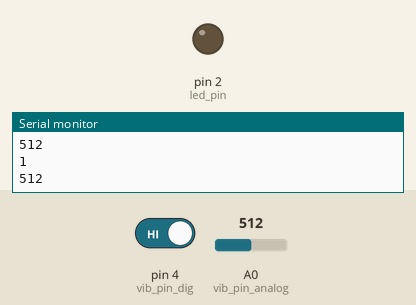
The sketch below on a simulated Arduino Uno, built with avr-gcc and run on an emulated ATmega328P. On the bench: output pins drawn as LEDs (lit = HIGH), the last lines printed to the serial monitor. Inputs (shaded band) come from the test bench; at power-on: pin 4 (vib_pin_dig) HIGH, A0 (vib_pin_analog) = 512.

Above: at 1.2 s.
1.3 s: pin 4 (vib_pin_dig) driven LOW
At 2.1 s:
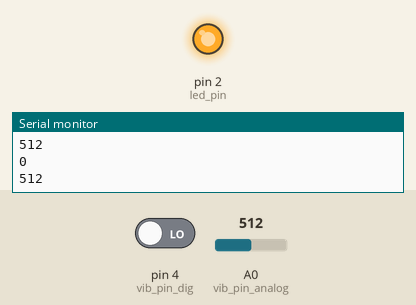
4.3 s: pin 4 (vib_pin_dig) driven HIGH
At 5.1 s:
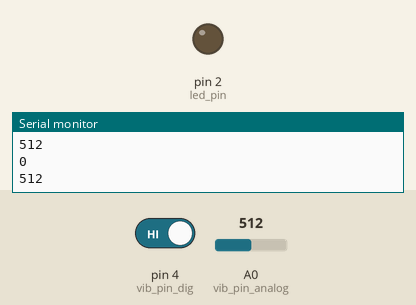
Timing chart, 0 to 7.3 s (numbered marks = the images above; inputs shaded):
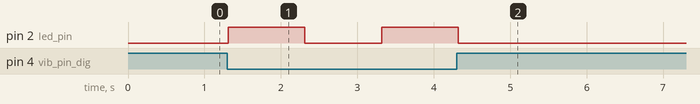

The sketch:

vibration_sensor.ino
```cpp
const int vib_pin_analog = 0;
const int vib_pin_dig = 4;
const int led_pin = 2;

void setup() {
  Serial.begin(115200);
  pinMode(vib_pin_dig, INPUT);
  pinMode(vib_pin_analog, INPUT);
  pinMode(led_pin, OUTPUT);
}

void loop() {
    int val = analogRead(vib_pin_analog);
    int dig_val = digitalRead(vib_pin_dig);

    Serial.println(dig_val, DEC);
    Serial.println(val, DEC);

    if (dig_val == 0) {
        digitalWrite(led_pin,HIGH);
        delay(1000);
        digitalWrite(led_pin,LOW);
        delay(1000);
    } else {
        digitalWrite(led_pin,LOW);
    }

    delay(10);
}
```

Measured:
- after the input at 1.3 s, pin 2 (led_pin): LOW → HIGH at once, → LOW 1.0 s later, → HIGH 1.0 s later
- after the input at 4.3 s, pin 2 (led_pin): goes on until 4.3 s, then stays LOW
